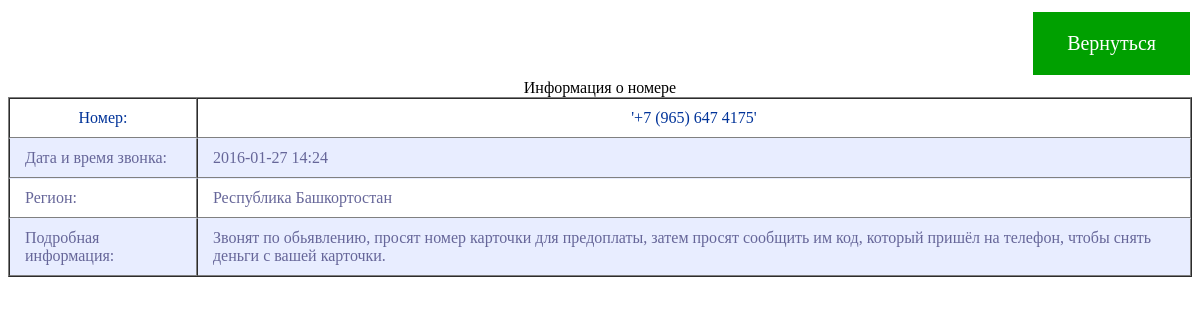
Page /topic/ps/2 on the committed database.
### tables this page shows
CREATE TABLE phones (NUMBER INTEGER PRIMARY KEY, PHONE, TEXT, DATETIME, REGION);

### main.py (the view)
@app.route('/topic/ps/<int:number>')
def topic_ps(number):
    con = sqlite3.connect("db/phone_scammers.db")
    cr = con.cursor()
    phones = cr.execute("""SELECT PHONE FROM phones
               WHERE NUMBER > 0""").fetchall()
    texts = cr.execute("""SELECT TEXT FROM phones
               WHERE NUMBER > 0""").fetchall()
    datetimes = cr.execute("""SELECT DATETIME FROM phones
               WHERE NUMBER > 0""").fetchall()
    regions = cr.execute("""SELECT REGION FROM phones
               WHERE NUMBER > 0""").fetchall()
    for i in range(len(datetimes)):
        datetimes[i] = str(datetimes[i])[2:-3]
    for i in range(len(phones)):
        phones[i] = str(phones[i])[1:-2]
    for i in range(len(texts)):
        texts[i] = str(texts[i])[2:-3].strip()
    for i in range(len(regions)):
        regions[i] = str(regions[i])[2:-3]
    number = int(number) - 1
    return render_template('topics_ps.html', number=number, phones=phones, texts=texts, datetimes=datetimes,
                           regions=regions)

### templates/topics_ps.html (shortened to what this page needs)
<!DOCTYPE html>
<html lang="en">
<head>
    <link rel="stylesheet" type="text/css" href="static/css/two.css" />
</head>
<body>
        <a href="/phone_scammers" class="button">Вернуться</a>
<table width="100%" border="1" cellpadding="4" cellspacing="0">
   <caption>Информация о номере</caption>
   <tr>
    <th>Номер:</th><th>{{phones[number]}}</th>
   </tr>
   <tr>
    <td>Дата и время звонка:</td><td>{{datetimes[number]}}</td>
   </tr>
   <tr>
    <td>Регион:</td><td>{{regions[number]}}</td>
   </tr>
   <tr>
    <td>Подробная информация:</td><td>{{texts[number]}}</td>
   </tr>
  </table>
</body></html>

### static/css/two.css (style rules this page uses)
th { font-weight: normal; color: #039; padding: 10px 15px; }
td { color: #669; border-top: 1px solid #e8edff; padding: 10px 15px; }
tr:nth-child(2n) { background: #e8edff; }

### templates/topics_ps.html (style rules this page uses)
.button { float: right; background-color: #00a000; border: none; color: white; padding: 20px 34px; text-align: center; text-decoration: none; display: inline-block; font-size: 20px; margin: 4px 2px; cursor: pointer; }

### rows in the picture
phones: REGION "Республика Башкортостан", TEXT "Звонят по обьявлению, просят номер карточки для предоплаты, затем просят сообщить им код, который пришёл на телефон, чтобы снять деньги с вашей карточки."

### other values in the picture
{{ phones[number] }} "'+7 (965) 647 4175'"
{{ datetimes[number] }} "2016-01-27 14:24"
